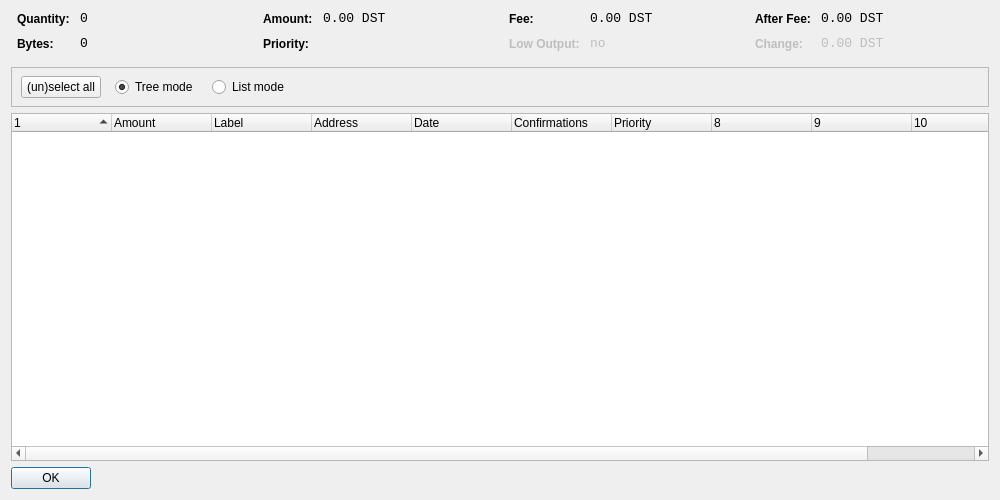
<?xml version="1.0" encoding="UTF-8"?>
<ui version="4.0">
 <class>CoinControlDialog</class>
 <widget class="QDialog" name="CoinControlDialog">
  <property name="geometry">
   <rect>
    <x>0</x>
    <y>0</y>
    <width>1000</width>
    <height>500</height>
   </rect>
  </property>
  <property name="windowTitle">
   <string>Coin Control</string>
  </property>
  <layout class="QVBoxLayout" name="verticalLayout">
   <item>
    <layout class="QHBoxLayout" name="horizontalLayoutTop" stretch="0,0,0,0">
     <property name="topMargin">
      <number>0</number>
     </property>
     <property name="bottomMargin">
      <number>10</number>
     </property>
     <item>
      <layout class="QFormLayout" name="formLayoutCoinControl1">
       <property name="horizontalSpacing">
        <number>10</number>
       </property>
       <property name="verticalSpacing">
        <number>10</number>
       </property>
       <property name="leftMargin">
        <number>6</number>
       </property>
       <property name="rightMargin">
        <number>6</number>
       </property>
       <item row="0" column="0">
        <widget class="QLabel" name="labelCoinControlQuantityText">
         <property name="styleSheet">
          <string notr="true">font-weight:bold;</string>
         </property>
         <property name="text">
          <string>Quantity:</string>
         </property>
        </widget>
       </item>
       <item row="0" column="1">
        <widget class="QLabel" name="labelCoinControlQuantity">
         <property name="font">
          <font>
           <family>Monospace</family>
           <pointsize>10</pointsize>
          </font>
         </property>
         <property name="cursor">
          <cursorShape>IBeamCursor</cursorShape>
         </property>
         <property name="contextMenuPolicy">
          <enum>Qt::ActionsContextMenu</enum>
         </property>
         <property name="text">
          <string notr="true">0</string>
         </property>
         <property name="textInteractionFlags">
          <set>Qt::LinksAccessibleByMouse|Qt::TextSelectableByKeyboard|Qt::TextSelectableByMouse</set>
         </property>
        </widget>
       </item>
       <item row="1" column="0">
        <widget class="QLabel" name="labelCoinControlBytesText">
         <property name="styleSheet">
          <string notr="true">font-weight:bold;</string>
         </property>
         <property name="text">
          <string>Bytes:</string>
         </property>
        </widget>
       </item>
       <item row="1" column="1">
        <widget class="QLabel" name="labelCoinControlBytes">
         <property name="font">
          <font>
           <family>Monospace</family>
           <pointsize>10</pointsize>
          </font>
         </property>
         <property name="cursor">
          <cursorShape>IBeamCursor</cursorShape>
         </property>
         <property name="contextMenuPolicy">
          <enum>Qt::ActionsContextMenu</enum>
         </property>
         <property name="text">
          <string notr="true">0</string>
         </property>
         <property name="textInteractionFlags">
          <set>Qt::LinksAccessibleByMouse|Qt::TextSelectableByKeyboard|Qt::TextSelectableByMouse</set>
         </property>
        </widget>
       </item>
      </layout>
     </item>
     <item>
      <layout class="QFormLayout" name="formLayoutCoinControl2">
       <property name="horizontalSpacing">
        <number>10</number>
       </property>
       <property name="verticalSpacing">
        <number>10</number>
       </property>
       <property name="leftMargin">
        <number>6</number>
       </property>
       <property name="rightMargin">
        <number>6</number>
       </property>
       <item row="0" column="0">
        <widget class="QLabel" name="labelCoinControlAmountText">
         <property name="styleSheet">
          <string notr="true">font-weight:bold;</string>
         </property>
         <property name="text">
          <string>Amount:</string>
         </property>
        </widget>
       </item>
       <item row="0" column="1">
        <widget class="QLabel" name="labelCoinControlAmount">
         <property name="font">
          <font>
           <family>Monospace</family>
           <pointsize>10</pointsize>
          </font>
         </property>
         <property name="cursor">
          <cursorShape>IBeamCursor</cursorShape>
         </property>
         <property name="contextMenuPolicy">
          <enum>Qt::ActionsContextMenu</enum>
         </property>
         <property name="text">
          <string notr="true">0.00 DST</string>
         </property>
         <property name="textInteractionFlags">
          <set>Qt::LinksAccessibleByMouse|Qt::TextSelectableByKeyboard|Qt::TextSelectableByMouse</set>
         </property>
        </widget>
       </item>
       <item row="1" column="0">
        <widget class="QLabel" name="labelCoinControlPriorityText">
         <property name="styleSheet">
          <string notr="true">font-weight:bold;</string>
         </property>
         <property name="text">
          <string>Priority:</string>
         </property>
        </widget>
       </item>
       <item row="1" column="1">
        <widget class="QLabel" name="labelCoinControlPriority">
         <property name="font">
          <font>
           <family>Monospace</family>
           <pointsize>10</pointsize>
          </font>
         </property>
         <property name="cursor">
          <cursorShape>IBeamCursor</cursorShape>
         </property>
         <property name="contextMenuPolicy">
          <enum>Qt::ActionsContextMenu</enum>
         </property>
         <property name="text">
          <string/>
         </property>
         <property name="textInteractionFlags">
          <set>Qt::LinksAccessibleByMouse|Qt::TextSelectableByKeyboard|Qt::TextSelectableByMouse</set>
         </property>
        </widget>
       </item>
      </layout>
     </item>
     <item>
      <layout class="QFormLayout" name="formLayoutCoinControl3">
       <property name="horizontalSpacing">
        <number>10</number>
       </property>
       <property name="verticalSpacing">
        <number>10</number>
       </property>
       <property name="leftMargin">
        <number>6</number>
       </property>
       <property name="rightMargin">
        <number>6</number>
       </property>
       <item row="0" column="0">
        <widget class="QLabel" name="labelCoinControlFeeText">
         <property name="styleSheet">
          <string notr="true">font-weight:bold;</string>
         </property>
         <property name="text">
          <string>Fee:</string>
         </property>
        </widget>
       </item>
       <item row="0" column="1">
        <widget class="QLabel" name="labelCoinControlFee">
         <property name="font">
          <font>
           <family>Monospace</family>
           <pointsize>10</pointsize>
          </font>
         </property>
         <property name="cursor">
          <cursorShape>IBeamCursor</cursorShape>
         </property>
         <property name="contextMenuPolicy">
          <enum>Qt::ActionsContextMenu</enum>
         </property>
         <property name="text">
          <string notr="true">0.00 DST</string>
         </property>
         <property name="textInteractionFlags">
          <set>Qt::LinksAccessibleByMouse|Qt::TextSelectableByKeyboard|Qt::TextSelectableByMouse</set>
         </property>
        </widget>
       </item>
       <item row="1" column="0">
        <widget class="QLabel" name="labelCoinControlLowOutputText">
         <property name="enabled">
          <bool>false</bool>
         </property>
         <property name="styleSheet">
          <string notr="true">font-weight:bold;</string>
         </property>
         <property name="text">
          <string>Low Output:</string>
         </property>
        </widget>
       </item>
       <item row="1" column="1">
        <widget class="QLabel" name="labelCoinControlLowOutput">
         <property name="enabled">
          <bool>false</bool>
         </property>
         <property name="font">
          <font>
           <family>Monospace</family>
           <pointsize>10</pointsize>
          </font>
         </property>
         <property name="cursor">
          <cursorShape>IBeamCursor</cursorShape>
         </property>
         <property name="contextMenuPolicy">
          <enum>Qt::ActionsContextMenu</enum>
         </property>
         <property name="text">
          <string notr="true">no</string>
         </property>
         <property name="textInteractionFlags">
          <set>Qt::LinksAccessibleByMouse|Qt::TextSelectableByKeyboard|Qt::TextSelectableByMouse</set>
         </property>
        </widget>
       </item>
      </layout>
     </item>
     <item>
      <layout class="QFormLayout" name="formLayoutCoinControl4">
       <property name="horizontalSpacing">
        <number>10</number>
       </property>
       <property name="verticalSpacing">
        <number>10</number>
       </property>
       <property name="leftMargin">
        <number>6</number>
       </property>
       <property name="rightMargin">
        <number>6</number>
       </property>
       <item row="0" column="0">
        <widget class="QLabel" name="labelCoinControlAfterFeeText">
         <property name="styleSheet">
          <string notr="true">font-weight:bold;</string>
         </property>
         <property name="text">
          <string>After Fee:</string>
         </property>
        </widget>
       </item>
       <item row="0" column="1">
        <widget class="QLabel" name="labelCoinControlAfterFee">
         <property name="font">
          <font>
           <family>Monospace</family>
           <pointsize>10</pointsize>
          </font>
         </property>
         <property name="cursor">
          <cursorShape>IBeamCursor</cursorShape>
         </property>
         <property name="contextMenuPolicy">
          <enum>Qt::ActionsContextMenu</enum>
         </property>
         <property name="text">
          <string notr="true">0.00 DST</string>
         </property>
         <property name="textInteractionFlags">
          <set>Qt::LinksAccessibleByMouse|Qt::TextSelectableByKeyboard|Qt::TextSelectableByMouse</set>
         </property>
        </widget>
       </item>
       <item row="1" column="0">
        <widget class="QLabel" name="labelCoinControlChangeText">
         <property name="enabled">
          <bool>false</bool>
         </property>
         <property name="styleSheet">
          <string notr="true">font-weight:bold;</string>
         </property>
         <property name="text">
          <string>Change:</string>
         </property>
        </widget>
       </item>
       <item row="1" column="1">
        <widget class="QLabel" name="labelCoinControlChange">
         <property name="enabled">
          <bool>false</bool>
         </property>
         <property name="font">
          <font>
           <family>Monospace</family>
           <pointsize>10</pointsize>
          </font>
         </property>
         <property name="cursor">
          <cursorShape>IBeamCursor</cursorShape>
         </property>
         <property name="contextMenuPolicy">
          <enum>Qt::ActionsContextMenu</enum>
         </property>
         <property name="text">
          <string notr="true">0.00 DST</string>
         </property>
         <property name="textInteractionFlags">
          <set>Qt::LinksAccessibleByMouse|Qt::TextSelectableByKeyboard|Qt::TextSelectableByMouse</set>
         </property>
        </widget>
       </item>
      </layout>
     </item>
    </layout>
   </item>
   <item>
    <widget class="QFrame" name="frame">
     <property name="minimumSize">
      <size>
       <width>0</width>
       <height>40</height>
      </size>
     </property>
     <property name="frameShape">
      <enum>QFrame::StyledPanel</enum>
     </property>
     <property name="frameShadow">
      <enum>QFrame::Sunken</enum>
     </property>
     <widget class="QWidget" name="horizontalLayoutWidget">
      <property name="geometry">
       <rect>
        <x>10</x>
        <y>0</y>
        <width>781</width>
        <height>41</height>
       </rect>
      </property>
      <layout class="QHBoxLayout" name="horizontalLayoutPanel" stretch="0,0,0,0">
       <property name="spacing">
        <number>14</number>
       </property>
       <item>
        <widget class="QPushButton" name="pushButtonSelectAll">
         <property name="sizePolicy">
          <sizepolicy hsizetype="Maximum" vsizetype="Fixed">
           <horstretch>0</horstretch>
           <verstretch>0</verstretch>
          </sizepolicy>
         </property>
         <property name="text">
          <string>(un)select all</string>
         </property>
        </widget>
       </item>
       <item>
        <widget class="QRadioButton" name="radioTreeMode">
         <property name="sizePolicy">
          <sizepolicy hsizetype="Maximum" vsizetype="Fixed">
           <horstretch>0</horstretch>
           <verstretch>0</verstretch>
          </sizepolicy>
         </property>
         <property name="text">
          <string>Tree mode</string>
         </property>
         <property name="checked">
          <bool>true</bool>
         </property>
        </widget>
       </item>
       <item>
        <widget class="QRadioButton" name="radioListMode">
         <property name="sizePolicy">
          <sizepolicy hsizetype="Maximum" vsizetype="Fixed">
           <horstretch>0</horstretch>
           <verstretch>0</verstretch>
          </sizepolicy>
         </property>
         <property name="text">
          <string>List mode</string>
         </property>
        </widget>
       </item>
       <item>
        <spacer name="horizontalSpacer">
         <property name="orientation">
          <enum>Qt::Horizontal</enum>
         </property>
         <property name="sizeHint" stdset="0">
          <size>
           <width>40</width>
           <height>20</height>
          </size>
         </property>
        </spacer>
       </item>
      </layout>
     </widget>
    </widget>
   </item>
   <item>
    <widget class="CoinControlTreeWidget" name="treeWidget">
     <property name="contextMenuPolicy">
      <enum>Qt::CustomContextMenu</enum>
     </property>
     <property name="sortingEnabled">
      <bool>false</bool>
     </property>
     <property name="columnCount">
      <number>11</number>
     </property>
     <attribute name="headerShowSortIndicator" stdset="0">
      <bool>true</bool>
     </attribute>
     <attribute name="headerStretchLastSection">
      <bool>false</bool>
     </attribute>
     <column>
      <property name="text">
       <string/>
      </property>
     </column>
     <column>
      <property name="text">
       <string>Amount</string>
      </property>
     </column>
     <column>
      <property name="text">
       <string>Label</string>
      </property>
     </column>
     <column>
      <property name="text">
       <string>Address</string>
      </property>
     </column>
     <column>
      <property name="text">
       <string>Date</string>
      </property>
     </column>
     <column>
      <property name="text">
       <string>Confirmations</string>
      </property>
      <property name="toolTip">
       <string>Confirmed</string>
      </property>
     </column>
     <column>
      <property name="text">
       <string>Priority</string>
      </property>
     </column>
     <column>
      <property name="text">
       <string/>
      </property>
     </column>
     <column>
      <property name="text">
       <string/>
      </property>
     </column>
     <column>
      <property name="text">
       <string/>
      </property>
     </column>
     <column>
      <property name="text">
       <string/>
      </property>
     </column>
    </widget>
   </item>
   <item>
    <widget class="QDialogButtonBox" name="buttonBox">
     <property name="sizePolicy">
      <sizepolicy hsizetype="Maximum" vsizetype="Fixed">
       <horstretch>0</horstretch>
       <verstretch>0</verstretch>
      </sizepolicy>
     </property>
     <property name="orientation">
      <enum>Qt::Horizontal</enum>
     </property>
     <property name="standardButtons">
      <set>QDialogButtonBox::Ok</set>
     </property>
    </widget>
   </item>
  </layout>
 </widget>
 <customwidgets>
  <customwidget>
   <class>CoinControlTreeWidget</class>
   <extends>QTreeWidget</extends>
   <header>coincontroltreewidget.h</header>
  </customwidget>
 </customwidgets>
 <resources/>
 <connections/>
</ui>
